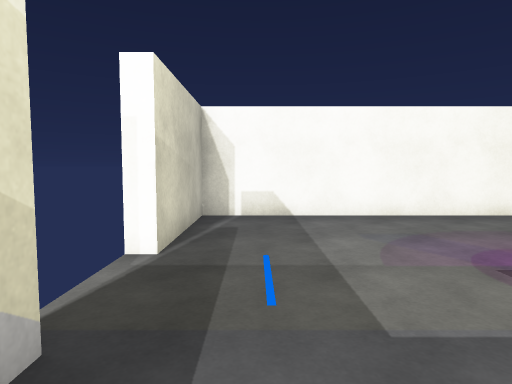
[1] (above)

12 first-person views from a walk through a scene from a Unity 3-D project. The camera is 1.3 m above the floor, tilts 4° down and sees 75° across. The floor is counted in squares, 1 m on a side. Each view is taken from the middle of a square. On the plan, view 1 faces up. The plan holds only what a view shows up to about 14 squares ahead; the rest is blank. The place goes on beyond the plan. The player is left out. Door leaves are left out, so doorways stand open. Surface patterns are stand-ins for the level's own textures.

[2]
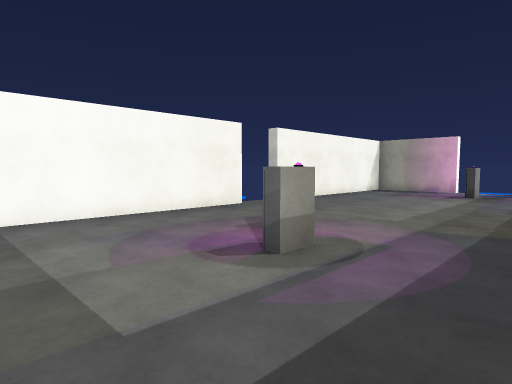

[3]
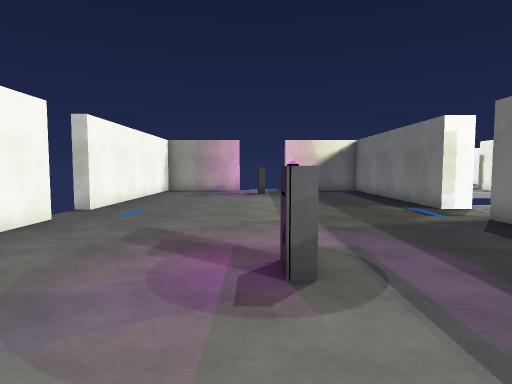

[4]
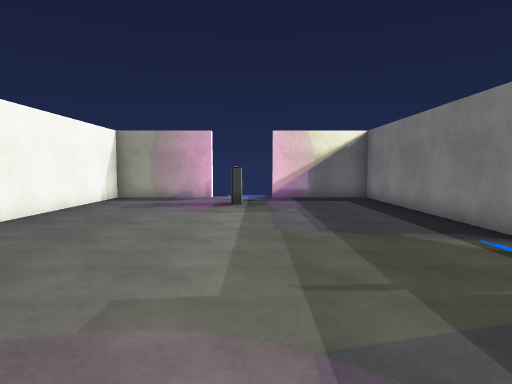

[5]
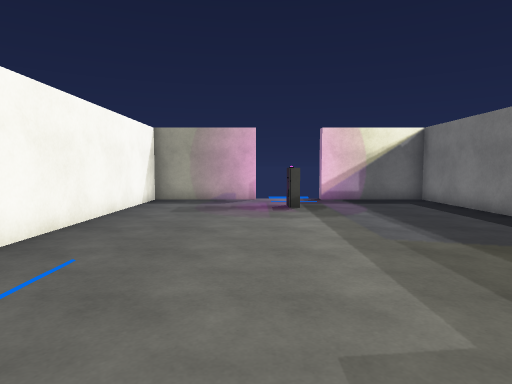

[6]
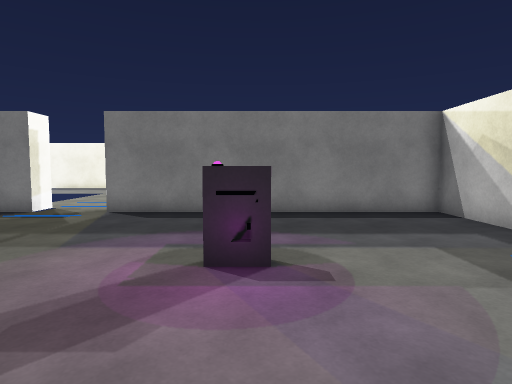

[7]
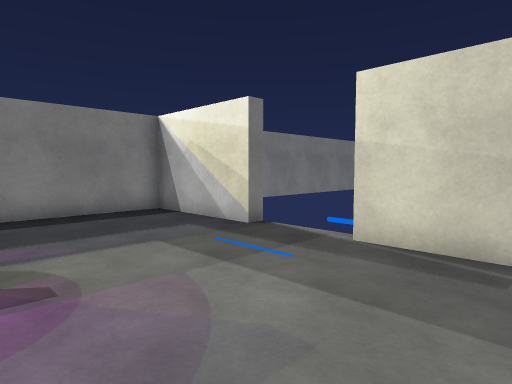

[8]
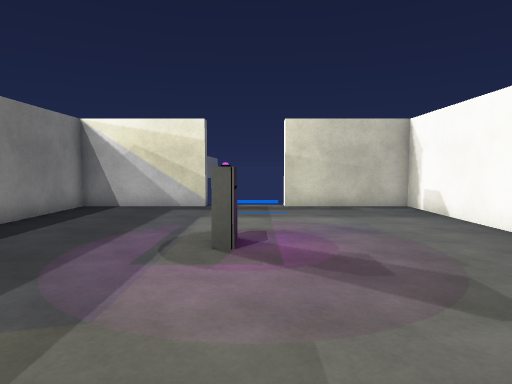

[9]
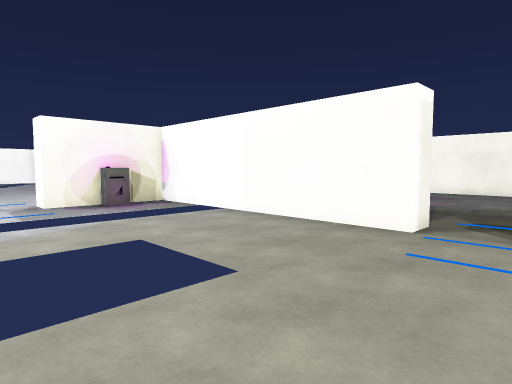

[10]
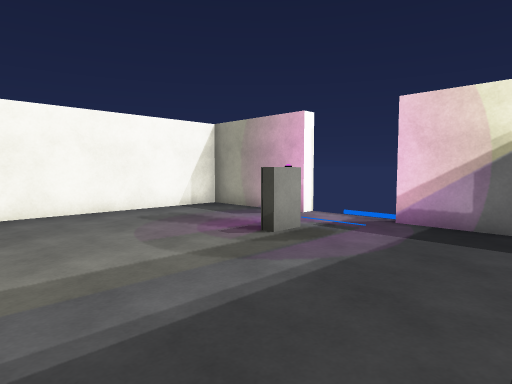

[11]
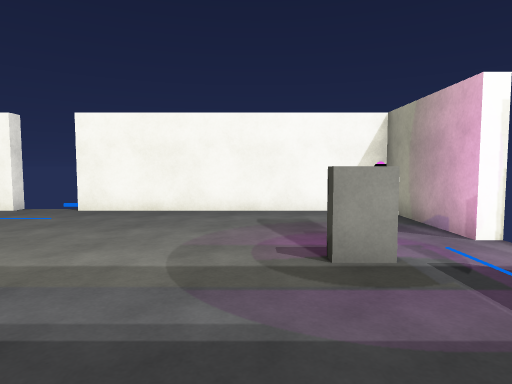

[12]
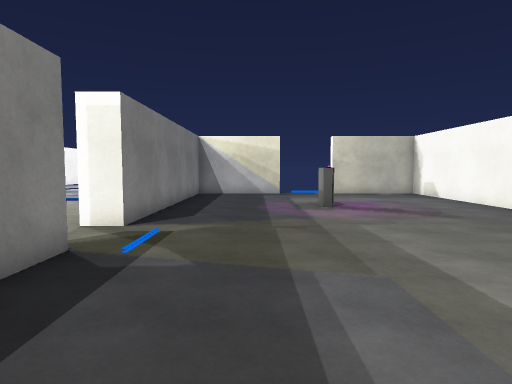

### Floor plan
Points are (right, up) in squares from view 1. A wall is a line through its corners. A room is listed if a view was taken in it or the views show most of it. See-through windows are left out.
Room 1 (views 1, 2, 3, 4, 5, 6, 7, 8, 10, 11, 12)
walls: (8.5, 9.8) (8.5, 9.2) (-1.5, 9.2) (-1.5, 5); (10.7, -3.1) (10.7, -2) (20, -2) (20, 2.2); (-1.5, 2.3) (-1.5, -2) (8.5, -2) (8.5, -3); (20.6, 5) (20, 5) (20, 9.2) (10.5, 9.2) (10.5, 9.8)
ways out: open door at (10, -3) to room 2; gap at (-2, 2); gap at (-2, 5)
objects: other object (4, 4); other object (17, 4) to (18, 4)
Room 2 (view 9)
walls: (8.5, -3) (-1.5, -3) (-1.5, -7.2) (-2.5, -7.2)
ways out: open door at (10, -3) to room 1
objects: other object (-1, -5)

Where each view was taken, in squares from view 1:
view 1: 0 up, 0 right, facing up
view 2: 0 up, 0 right, facing up-right
view 3: 4 up, 0 right, facing right
view 4: 3 up, 5 right, facing right
view 5: 5 up, 6 right, facing right
view 6: 8 up, 4 right, facing down
view 7: 8 up, 4 right, facing down-left
view 8: 4 up, 10 right, facing left
view 9: 10 down, 11 right, facing up-left
view 10: 1 down, 12 right, facing up-right
view 11: 1 down, 16 right, facing up
view 12: 1 up, 16 right, facing left
